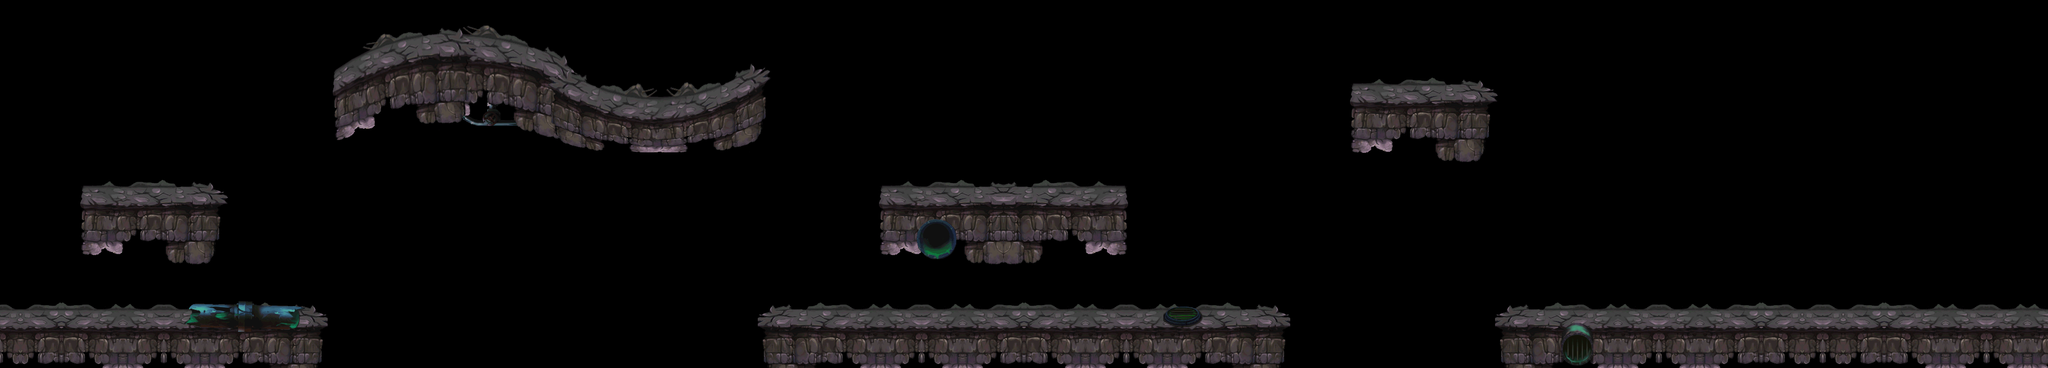

The image is a tile-based game level rendered from a .tmx file. Its description and source (layers, tilesets, objects; grid data summarised) follow:
An orthogonal 100x18 tile map with 40x40 px tiles, 4 tile layers (land1, land2, land3, land4) and 42 objects.

<map version="1.0" orientation="orthogonal" width="100" height="18" tilewidth="40" tileheight="40">
 <tileset firstgid="1" name="a-land" tilewidth="40" tileheight="40">
  <image source="a-land.png" width="2046" height="1000" />
 </tileset>
 <layer name="land1" width="100" height="18">
  <data>[1800 cells, 25 non-empty, 25 distinct tile ids]</data>
 </layer>
 <layer name="land2" width="100" height="18">
  <data>[1800 cells, 532 non-empty, 132 distinct tile ids]</data>
 </layer>
 <layer name="land3" width="100" height="18">
  <data>[1800 cells, 91 non-empty, 91 distinct tile ids]</data>
 </layer>
 <layer name="land4" width="100" height="18">
  <data>[1800 cells, 33 non-empty, 33 distinct tile ids]</data>
 </layer>
 <objectgroup name="pengzhuang" width="100" height="18">
  <object x="802" y="93" width="177" height="67" />
  <object x="0" y="624" width="635" height="95" />
  <object x="722" y="154" width="258" height="38" />
  <object x="952" y="218" width="538" height="54" />
  <object x="2929" y="627" width="1075" height="93" />
  <object x="1718" y="380" width="479" height="36" />
  <object x="2641" y="185" width="273" height="36" />
  <object x="1482" y="618" width="1032" height="104" />
  <object x="159" y="381" width="276" height="36" />
 </objectgroup>
 <objectgroup name="zuobiao1" width="100" height="18">
  <object x="894" y="91">
   <properties>
    <property name="id" value="1" />
    <property name="type" value="1" />
   </properties>
  </object>
  <object x="854" y="74">
   <properties>
    <property name="id" value="1" />
    <property name="type" value="1" />
   </properties>
  </object>
  <object x="740" y="571">
   <properties>
    <property name="id" value="2" />
    <property name="max" value="1200" />
    <property name="type" value="2" />
   </properties>
  </object>
  <object x="1694" y="226">
   <properties>
    <property name="id" value="2" />
    <property name="max" value="2350" />
    <property name="type" value="2" />
   </properties>
  </object>
  <object x="2048" y="633">
   <properties>
    <property name="id" value="1" />
    <property name="type" value="1" />
   </properties>
  </object>
  <object x="2008" y="616">
   <properties>
    <property name="id" value="1" />
    <property name="type" value="1" />
   </properties>
  </object>
  <object x="2815" y="194">
   <properties>
    <property name="id" value="1" />
    <property name="type" value="1" />
   </properties>
  </object>
  <object x="2775" y="177">
   <properties>
    <property name="id" value="1" />
    <property name="type" value="1" />
   </properties>
  </object>
  <object x="1829" y="495">
   <properties>
    <property name="id" value="7" />
    <property name="max" value="100" />
    <property name="type" value="1" />
   </properties>
  </object>
  <object x="2308" y="623">
   <properties>
    <property name="id" value="8" />
    <property name="type" value="0" />
   </properties>
  </object>
  <object x="3156" y="650">
   <properties>
    <property name="add" value="0" />
    <property name="id" value="0" />
    <property name="index" value="1" />
    <property name="num" value="10" />
    <property name="type" value="0" />
   </properties>
  </object>
  <object x="3834" y="650">
   <properties>
    <property name="add" value="1" />
    <property name="id" value="0" />
    <property name="index" value="0" />
    <property name="num" value="10" />
    <property name="type" value="1" />
   </properties>
  </object>
 </objectgroup>
 <objectgroup name="zuobiao2" width="100" height="18">
  <object x="2086" y="382">
   <properties>
    <property name="id" value="103" />
    <property name="num" value="4" />
    <property name="range" value="50" />
    <property name="time" value="1" />
    <property name="timemax" value="10" />
    <property name="timmin" value="3" />
   </properties>
  </object>
  <object x="3079" y="627">
   <properties>
    <property name="id" value="103" />
    <property name="num" value="4" />
    <property name="range" value="50" />
    <property name="time" value="1" />
    <property name="timemax" value="10" />
    <property name="timmin" value="3" />
   </properties>
  </object>
  <object x="1573" y="617">
   <properties>
    <property name="id" value="103" />
    <property name="num" value="4" />
    <property name="range" value="50" />
    <property name="time" value="1" />
    <property name="timemax" value="10" />
    <property name="timmin" value="3" />
   </properties>
  </object>
  <object x="1264" y="218">
   <properties>
    <property name="id" value="103" />
    <property name="num" value="4" />
    <property name="range" value="50" />
    <property name="time" value="1" />
    <property name="timemax" value="10" />
    <property name="timmin" value="3" />
   </properties>
  </object>
  <object x="252" y="624">
   <properties>
    <property name="id" value="103" />
    <property name="num" value="4" />
    <property name="range" value="50" />
    <property name="time" value="1" />
    <property name="timemax" value="10" />
    <property name="timmin" value="3" />
   </properties>
  </object>
  <object x="315" y="379">
   <properties>
    <property name="id" value="103" />
    <property name="num" value="4" />
    <property name="range" value="50" />
    <property name="time" value="1" />
    <property name="timemax" value="10" />
    <property name="timmin" value="3" />
   </properties>
  </object>
  <object x="804" y="92">
   <properties>
    <property name="id" value="102" />
    <property name="num" value="3" />
    <property name="range" value="0" />
    <property name="time" value="1" />
    <property name="timemax" value="10" />
    <property name="timmin" value="3" />
   </properties>
  </object>
  <object x="1793" y="380">
   <properties>
    <property name="id" value="102" />
    <property name="num" value="3" />
    <property name="range" value="0" />
    <property name="time" value="1" />
    <property name="timemax" value="10" />
    <property name="timmin" value="3" />
   </properties>
  </object>
  <object x="2683" y="185">
   <properties>
    <property name="id" value="102" />
    <property name="num" value="3" />
    <property name="range" value="0" />
    <property name="time" value="1" />
    <property name="timemax" value="10" />
    <property name="timmin" value="3" />
   </properties>
  </object>
  <object x="2439" y="617">
   <properties>
    <property name="id" value="102" />
    <property name="num" value="3" />
    <property name="range" value="0" />
    <property name="time" value="1" />
    <property name="timemax" value="10" />
    <property name="timmin" value="3" />
   </properties>
  </object>
  <object x="1932" y="379">
   <properties>
    <property name="id" value="104" />
    <property name="num" value="4" />
    <property name="range" value="50" />
    <property name="time" value="1" />
    <property name="timemax" value="6" />
    <property name="timmin" value="3" />
   </properties>
  </object>
  <object x="3448" y="627">
   <properties>
    <property name="id" value="104" />
    <property name="num" value="4" />
    <property name="range" value="50" />
    <property name="time" value="1" />
    <property name="timemax" value="6" />
    <property name="timmin" value="3" />
   </properties>
  </object>
  <object x="1722" y="618">
   <properties>
    <property name="id" value="104" />
    <property name="num" value="4" />
    <property name="range" value="50" />
    <property name="time" value="1" />
    <property name="timemax" value="6" />
    <property name="timmin" value="3" />
   </properties>
  </object>
  </objectgroup>
 <objectgroup name="zuobiao3" width="100" height="18">
  <!-- 3 objects omitted --></objectgroup>
</map>
<!-- 8 of 42 objects omitted -->
